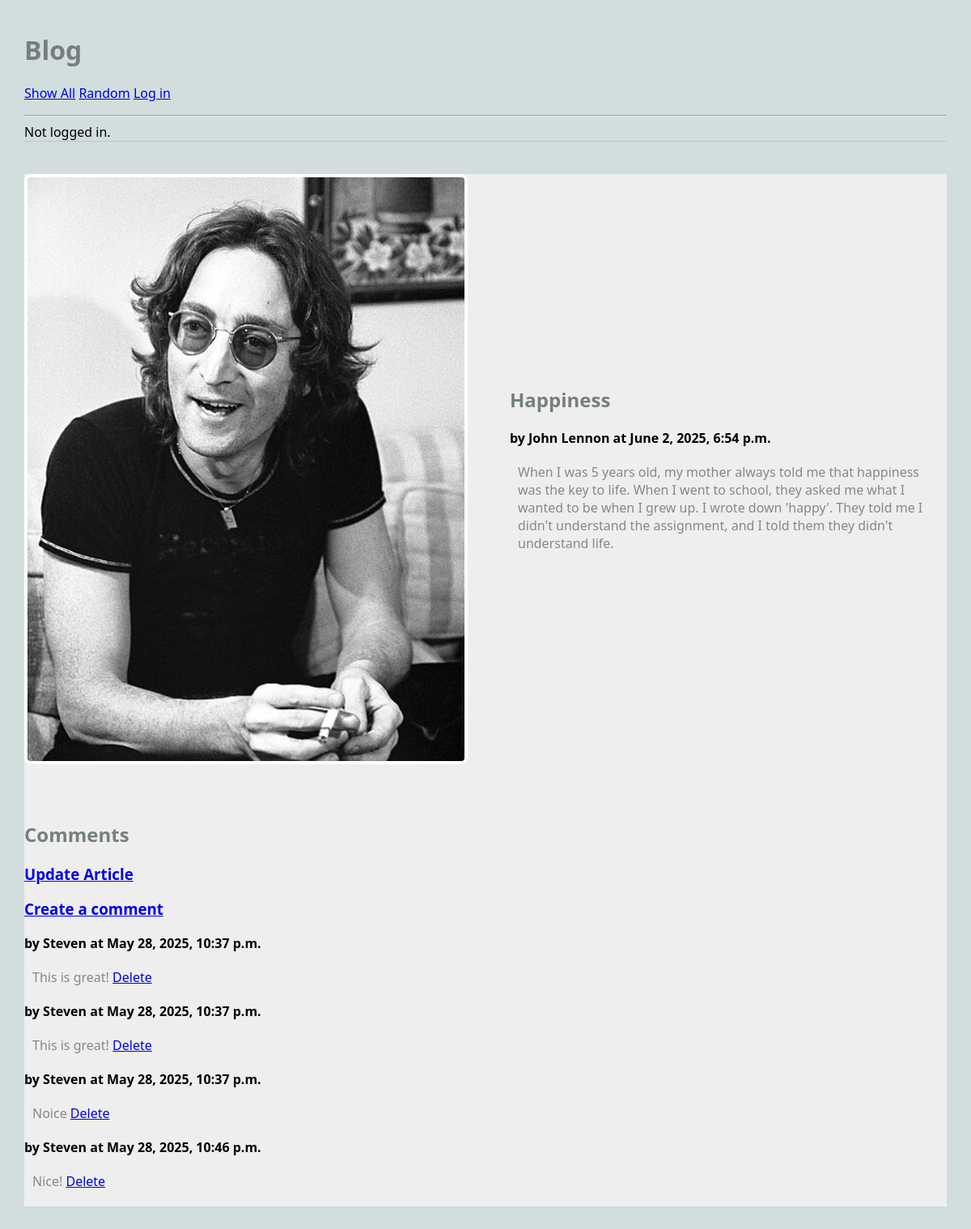
The app's page /blog/article/1, older data.
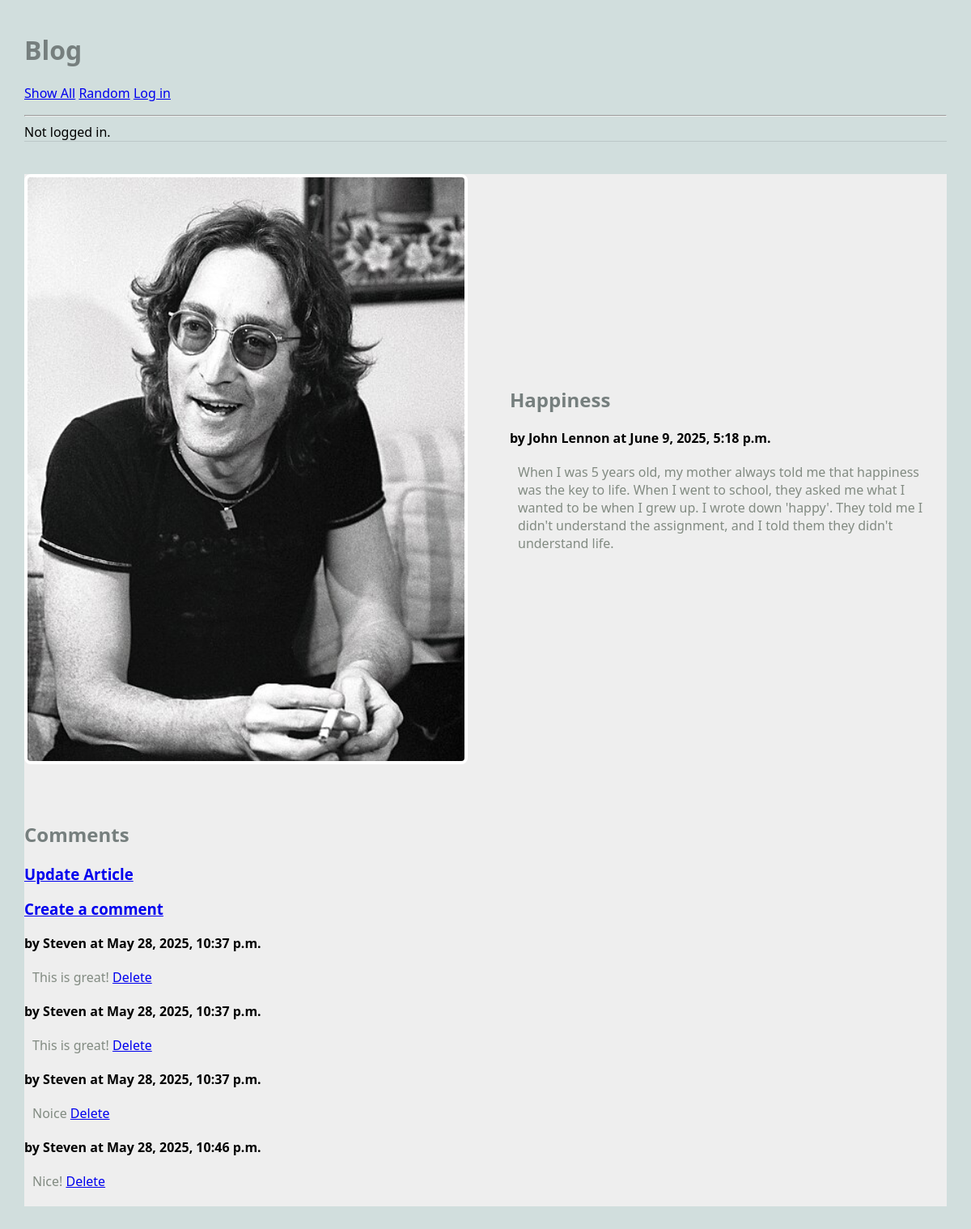
The same page, newer data.
### blog/models.py (models this page shows, shortened)
class Article(models.Model):
    title = models.TextField(blank=False)
    author = models.TextField(blank=False)
    text = models.TextField(blank=False)
    published = models.DateTimeField(auto_now=True)
    image_file = models.ImageField(blank=True)
    user = models.ForeignKey(User, on_delete=models.CASCADE) ## NEW
    def get_all_comments(self):
        comments = Comment.objects.filter(article=self)
        return comments

### blog/views.py (the view)
# urls.py: path('article/<int:pk>', ArticleView.as_view(), name='article'),# new
class ArticleView(DetailView):
    model = Article
    template_name = 'blog/article.html' ## reusing same template!!
    context_object_name = 'article'

### blog/templates/blog/article.html (shortened to what this page needs)
{% extends 'blog/base.html' %}
{% block content %}
<main class="grid-container">
    <article class="featured">
        {% if article.image_file %}
		<img src="{{article.image_file.url}}" alt="{{article.image_file.url}}">
		{% endif %}
        <div>
        <h2>{{article.title}}</h2>
        <strong>by {{article.author}} at {{article.published}}</strong>
        <p>
        {{article.text}}
        </p>
        </div>
    </article>
    <div>
    <h2>Comments</h2>
    <h3><a href="{% url 'blog:update_article' article.pk %}">Update Article</a></h3>
    <h3><a href="{% url 'blog:create_comment' article.pk %}">Create a comment</a></h3>
    {% for c in article.get_all_comments %}
    <article>
        <div>
        <strong>by {{c.author}} at {{c.published}}</strong>
        <p>
        {{c.text}}
        <a href="{% url 'blog:delete_comment' c.pk %}">Delete</a>
        </div>
    </article>
    {% endfor %}
</div>
</main>
{% endblock %}

Row changes from the older to the newer data that the page shows:
changed Article "Happiness": published "June 2, 2025, 6:54 p.m." → "June 9, 2025, 5:18 p.m."
